Frame 1 (no input): blank canvas, image omitted
Frame 60 (no input): blank canvas, image omitted
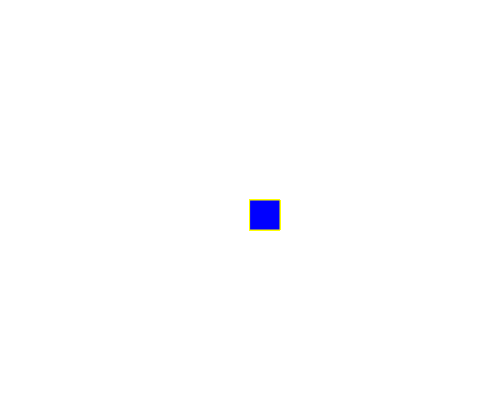
Frame 120 (the mouse pressed at the canvas centre since frame 60)

The p5.js sketch whose frames 1 and 60 were blank and that drew this single picture after the mouse press (run headless with seeded random() and noise() and a simulated clock; from frame 60 on, the mouse is pressed at the canvas centre):

// p5.js sketch
// ── sketch.js
function setup() {
    createCanvas(500, 400);
  }
  
  function draw() {
    
    if (mouseIsPressed == true) {
      rect(mouseX, mouseY, 30, 30);
    }
    
    // console.log(mouseIsPressed)
    
    stroke("yellow");
    fill("blue");
  }
  
  console.log("Desenhando!!")
